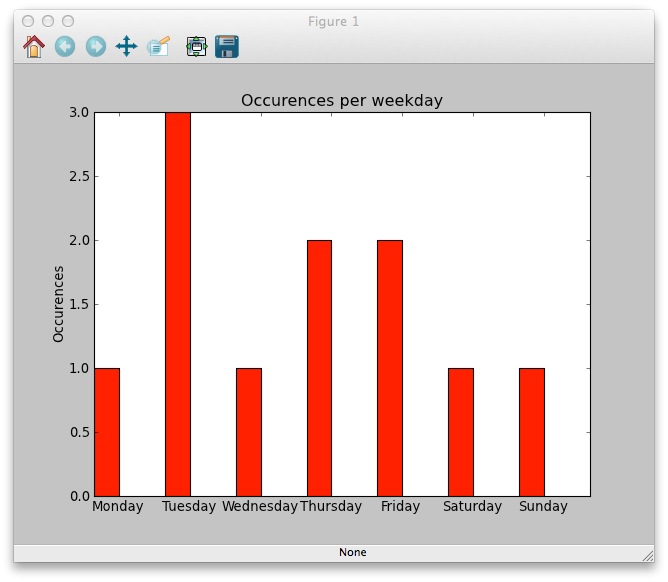

Python code for this plot:
import numpy as np
import matplotlib.pyplot as plt

def get_weekday_tracking():
	""" (None) -> list
	gets weeks from file
	puts them into list
	returns list
	"""
	year = raw_input('Which year do you want to visualize? ')
	x_coords = []
	try:
		f = open('tracking/weekdaytracker'+year+'.txt', 'r')
		for i, line in enumerate(f):
			# appends line to list (cutting '\n' at the end of each line)
			x_coords.append(line[: -1])
		
	except (IOError):
		print "Error reading file weekdaytracker"+year+".txt"

	weekdays = {
		'Monday': 0,
		'Tuesday': 0,
		'Wednesday': 0,
		'Thursday': 0,
		'Friday': 0,
		'Saturday': 0,
		'Sunday': 0
	}

	for i in x_coords:
		for j in weekdays:
			if i == j:
				weekdays[j]+=1
	
	return weekdays

def visualize(weekdays):
	N = 7
	ind = np.arange(N)  # the x locations for the groups
	width = 0.35       # the width of the bars

	fig, ax = plt.subplots()

	print weekdays

	occurences = [0, 0, 0, 0, 0, 0, 0]

	for key, value in weekdays.iteritems():
		occurences[map_weekday(key)] = value

	rects1 = ax.bar(ind, occurences, width, color='r')

	# add some
	ax.set_ylabel('Occurences')
	ax.set_title('Occurences per weekday')
	ax.set_xticks(ind+width)
	ax.set_xticklabels( ('Monday', 'Tuesday', 'Wednesday', 'Thursday', 'Friday', 'Saturday', 'Sunday') )

	#autolabel(rects1)
	plt.show()

def map_weekday(daystring):
	return {
        'Monday': 0,
        'Tuesday': 1,
        'Wednesday': 2,
        'Thursday': 3,
        'Friday': 4,
        'Saturday': 5,
        'Sunday': 6,
    }[daystring]

if __name__ == '__main__':
	visualize(get_weekday_tracking())
